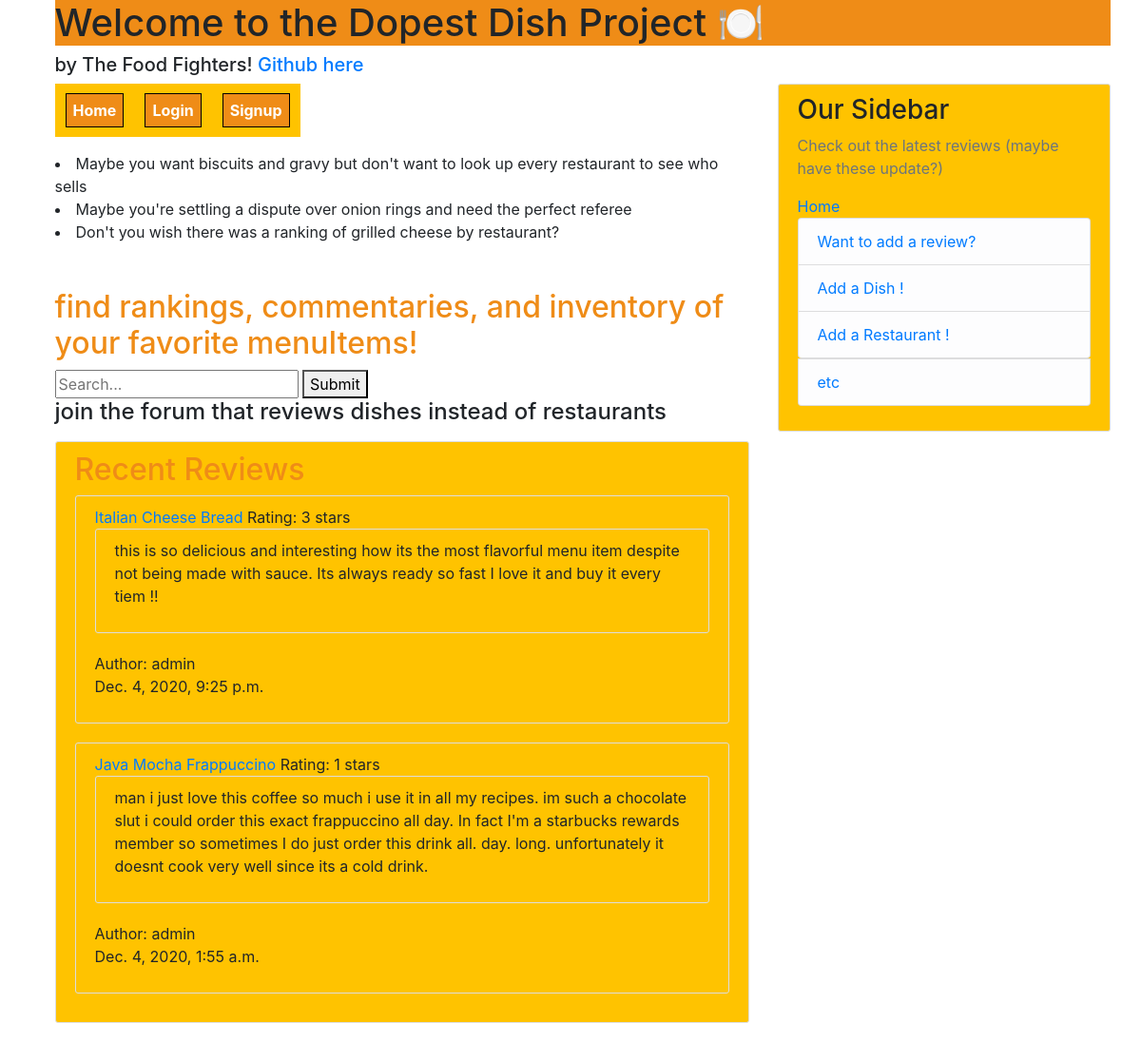
Before: / with the older database file.
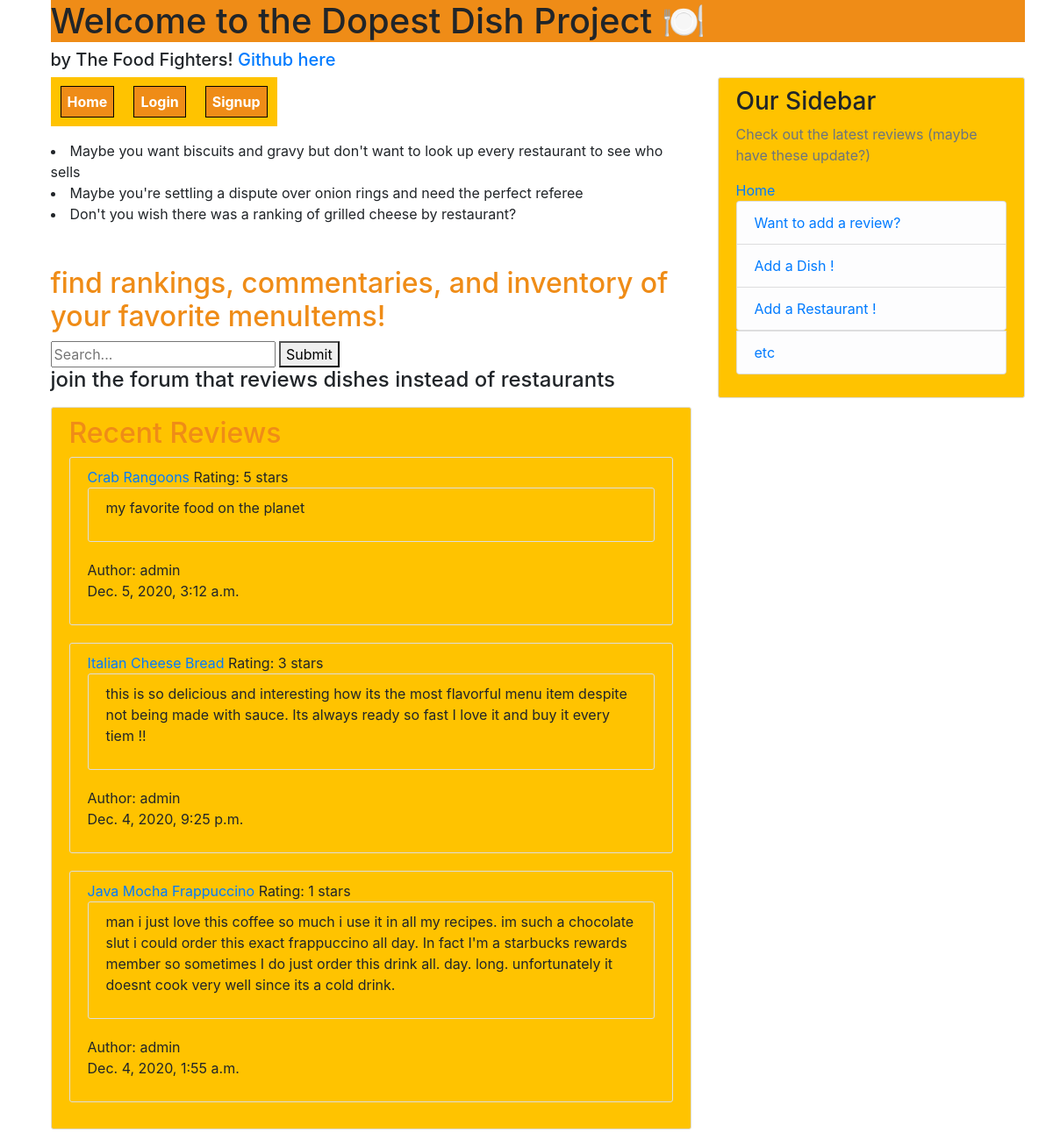
After: the same page with the newer database file.
### reviews/models.py (models this page shows, shortened)
class Review(models.Model):
    stars = [
        (1, '1 star'),
        (2, '2 stars'),
        (3, '3 stars'),
        (4, '4 stars'),
        (5, '5 stars'),
    ]
    dish = models.ForeignKey(Dish, on_delete=models.CASCADE)
    restaurant = models.ForeignKey(Restaurant, on_delete=models.CASCADE)
    review_text = models.TextField()
    rating = models.PositiveIntegerField(choices=stars)
    date_posted = models.DateTimeField(default=timezone.now)
    author = models.ForeignKey(User, on_delete=models.CASCADE)
    class Meta:
        verbose_name_plural = "reviews"
        constraints = [
            models.UniqueConstraint(fields=['author','dish','restaurant'], name='oneVote')
        ]

### dishes/models.py (models this page shows)
class Dish(models.Model):
    title = models.CharField(max_length=50, blank=False, null=False)
    resID = models.ForeignKey(Restaurant, on_delete=models.CASCADE)
    price = models.DecimalField(decimal_places=2,max_digits=10000)
    description = models.TextField(blank=False, null=False)
    numReviews = models.IntegerField(default=0)
    class Meta:
        verbose_name_plural = "dishes"
        constraints = [
            models.UniqueConstraint(fields=['title','resID'], name='menuItem')
        ]
    def __str__(self):
        return self.title

### theDopestDishProject/urls.py (the view)
# urls.py: path('', home_view, name='home'),     #display recent reviews, short blurb, login/signup options, to link to home.html we add name='home'
def home_view(request,*args,**kwargs):
    print(request.user.is_authenticated)
    reviewList = Review.objects.all().order_by('-date_posted')
    context = {
    'reviewList':reviewList
    }
    return render(request,"home.html", context)

### templates/home.html (shortened to what this page needs)
{% extends 'base.html' %}
{% block content %}
<head>
</head>
<li>Maybe you want biscuits and gravy but don't want to look up every restaurant to see who sells</li>
 <li>Maybe you're settling a dispute over onion rings and need the perfect referee</li>
 <li>Don't you wish there was a ranking of grilled cheese by restaurant?</li>
 <br></br>
 <h2>find rankings, commentaries, and inventory of your favorite menuItems!</h2>
 <form action="{% url 'search' %}" method="get">
 <input name="q" type="text" placeholder="Search...">
 <button  type="submit">Submit</button>
 </form>
 <h4>join the forum that reviews dishes instead of restaurants</h4>
 <div class="content-section">
   <h2>Recent Reviews</h2>
   {% for post in reviewList %}
   <div class="content-section">
  <a href="/dish/{{ post.dish.id }}"> {{post.dish}} </a>
   <p1>Rating: {{post.rating}} stars</p1>
   <div class="content-section">
     <p>{{post.review_text}}</p>
     </div>
     <p1>Author: {{post.author}} </p1>
     <p>{{post.date_posted}} </p>
     </div>
       {% endfor %}
 </div>
{% endblock %}

### templates/base.html (shortened to what this page needs)
<!doctype html>
<html lang="en">
  <head>
    <link rel="stylesheet" href="https://stackpath.bootstrapcdn.com/bootstrap/4.3.1/css/bootstrap.min.css">
  </head>
  <body>
    <main role="main" class="container">
        <h1 class="header-section">Welcome to the Dopest Dish Project 🍽️</h1><h5>by The Food Fighters! <a href="https://github.com/lifeunsubscribe/dopestDish">Github here</a></h5>
        <div class="row">
            <div class="col-md-8">
                {% include 'navbar.html' %}
                {% block content %}{% endblock %}
            </div>
            <div class="col-md-4">
                <div class="content-section">
                    <h3>Our Sidebar</h3>
                    <p class='text-muted'>Check out the latest reviews (maybe have these update?)
                    <ul class="list-group">  <th><a href="{% url 'home' %}">Home</a></th>
                      <div>
                        {% if user.is_authenticated %}
                        <li class="list-group-item list-group-item-light"><a href="{% url 'review-create' %}">Want to add a review?</a></li>
                        <li class="list-group-item list-group-item-light"><a href="{% url 'dish-create' %}">Add a Dish !</a></li>
                        <li class="list-group-item list-group-item-light"><a href="{% url 'rest-create' %}">Add a Restaurant !</a></li>
                        {% else %}
                        <li class="list-group-item list-group-item-light"><a href="{% url 'signup' %}">Want to add a review?</a></li>
                        <li class="list-group-item list-group-item-light"><a href="{% url 'signup' %}">Add a Dish !</a></li>
                        <li class="list-group-item list-group-item-light"><a href="{% url 'signup' %}">Add a Restaurant !</a></li>
                        {% endif %}
                      </div>
                        <li class="list-group-item list-group-item-light"><a href="{% url 'home' %}">etc</a></li>
                    </ul>
                    </p>
                </div>
            </div>
        </div>
    </main>
  </body>
</html>

### templates/navbar.html (shortened to what this page needs)
<head>
</head>
<nav>
  <table>
      <tr>
    <th><a href="{% url 'home' %}">Home</a></th>
        <div>
          {% if user.is_authenticated %}
          <th><a href="{% url 'profile' %}">Profile</a></th>
          <th><a href="{% url 'logout' %}">Logout</a></th>
          {% else %}
          <th><a href="{% url 'login' %}">Login</a></th>
          <th><a href="{% url 'signup' %}">Signup</a></th>
          {% endif %}
        </div>
    </tr>
    </table>
</nav>

### templates/base.html (style rules this page uses)
body { padding-left: 25px; }
h2 { color: #EF8C17; }
.content-section { background: #FFC300; padding: 10px 20px; border: 1px solid #dddddd; border-radius: 3px; margin-bottom: 20px; }
.header-section { background: #EF8C17; }

### templates/navbar.html (style rules this page uses)
table { background-color: #FFC300; border-collapse: separate; border-spacing: 0 15px; }
th a { background-color: #EF8C17; color: white; width: 100px; text-align: center; border: 1px solid black; padding: 7px; margin: 10px; }

Changed rows visible on the page:
added Review: dish "Crab Rangoons", rating "5", review_text "my favorite food on the planet", author "admin", date_posted "Dec. 5, 2020, 3:12 a.m."
